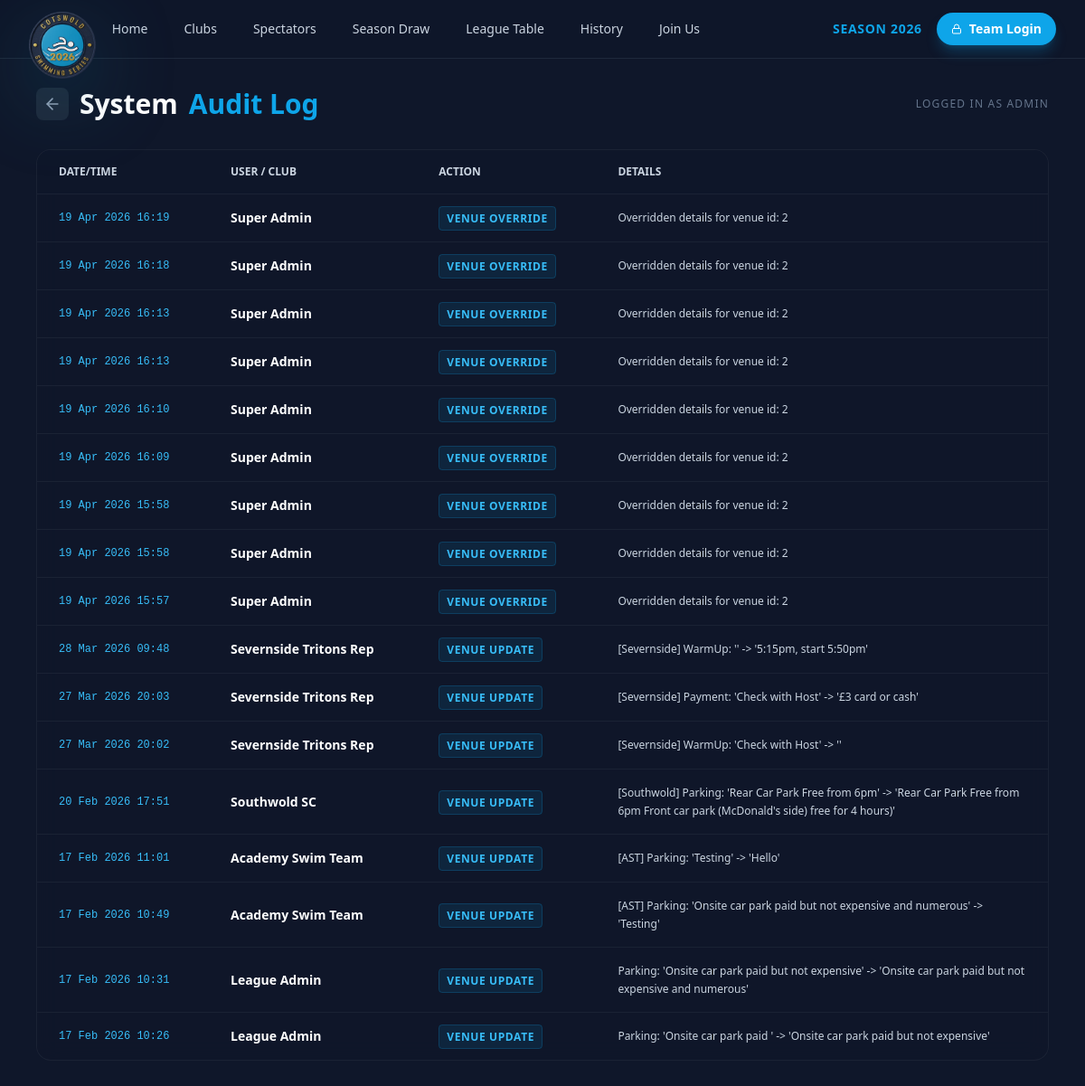
The page /audit_log.php (signed in) on the database its author committed.
### tables this page shows
CREATE TABLE `audit_log` (
  `id` int(11) NOT NULL AUTO_INCREMENT,
  `club_name` varchar(100) NOT NULL,
  `action` varchar(255) NOT NULL,
  `change_details` text NOT NULL,
  `timestamp` datetime DEFAULT current_timestamp(),
  PRIMARY KEY (`id`)
);

### db.php (called while the page is built, shortened)
<?php
function cotswold_config_value(string $key, string $default = ''): string
{
    return $default;
}
$servername = cotswold_config_value('COTSWOLD_DB_HOST', 'localhost');
$username = cotswold_config_value('COTSWOLD_DB_USER', 'root');
$password = cotswold_config_value('COTSWOLD_DB_PASS', '');
$dbname = cotswold_config_value('COTSWOLD_DB_NAME', 'cotswold_league');
try {
    $conn = new mysqli($servername, $username, $password, $dbname);
} catch (mysqli_sql_exception $e) {
    error_log('Database connection failed: ' . $e->getMessage());
    http_response_code(503);
    die('Service temporarily unavailable.');
}
$conn->query("CREATE TABLE IF NOT EXISTS global_settings (
    setting_key VARCHAR(50) PRIMARY KEY,
    setting_value VARCHAR(255) NOT NULL
) ENGINE=InnoDB DEFAULT CHARSET=utf8mb4");
$conn->query("INSERT IGNORE INTO global_settings (setting_key, setting_value) VALUES ('current_season_year', '2026')");
$season_query = $conn->query("SELECT setting_value FROM global_settings WHERE setting_key = 'current_season_year'");
if ($season_query && $row = $season_query->fetch_assoc()) {
    $current_season_year = (int)$row['setting_value'];
} else {
    $current_season_year = 2026;
}
?>

### audit_log.php (the view, shortened to what this page needs)
<?php
include 'db.php';
$logs = [];
$sql = "SELECT * FROM audit_log ORDER BY timestamp DESC";
$result = $conn->query($sql);
if ($result && $result->num_rows > 0) {
    while($row = $result->fetch_assoc()) {
        $logs[] = $row;
    }
}
?>
<!DOCTYPE html>
<html lang="en">
<head>
    <script src="https://cdn.tailwindcss.com"></script>
</head>
<body class="text-white font-sans min-h-screen flex flex-col">
    <?php include 'nav.php'; ?>
    <div class="max-w-6xl mx-auto w-full px-4 py-8 flex-grow">
        <div class="flex items-center justify-between mb-8">
            <h1 class="text-3xl font-bold flex items-center gap-3">
                <a href="admin.php" class="p-2 bg-slate-800 rounded-lg hover:bg-slate-700 transition-colors">
                    <i data-lucide="arrow-left" class="w-5 h-5 text-slate-400"></i>
                </a>
                System <span class="text-sky-500">Audit Log</span>
            </h1>
            <div class="text-end">
                 <p class="text-xs text-slate-500 uppercase tracking-widest">Logged in as Admin</p>
            </div>
        </div>
        <div class="glass-panel rounded-2xl overflow-hidden border border-white/5">
            <div class="overflow-x-auto">
                <table class="w-full text-left text-sm text-slate-400">
                    <thead class="bg-slate-900/50 text-xs uppercase text-slate-300 font-bold border-b border-white/5">
                        <tr>
                            <th class="px-6 py-4">Date/Time</th>
                            <th class="px-6 py-4">User / Club</th>
                            <th class="px-6 py-4">Action</th>
                            <th class="px-6 py-4">Details</th>
                        </tr>
                    </thead>
                    <tbody class="divide-y divide-white/5">
                        <?php if (empty($logs)): ?>
                            <tr>
                                <td colspan="4" class="px-6 py-8 text-center text-slate-500">No activity recorded yet.</td>
                            </tr>
                        <?php else: ?>
                            <?php foreach ($logs as $log): ?>
                                <tr class="hover:bg-white/5 transition-colors">
                                    <td class="px-6 py-4 whitespace-nowrap font-mono text-xs text-sky-400">
                                        <?php echo date('d M Y H:i', strtotime($log['timestamp'])); ?>
                                    </td>
                                    <td class="px-6 py-4 font-bold text-white">
                                        <?php echo htmlspecialchars($log['club_name']); ?>
                                    </td>
                                    <td class="px-6 py-4">
                                        <span class="bg-sky-500/10 text-sky-400 px-2 py-1 rounded text-xs font-bold uppercase tracking-wider border border-sky-500/20">
                                            <?php echo htmlspecialchars($log['action']); ?>
                                        </span>
                                    </td>
                                    <td class="px-6 py-4 text-slate-300 text-xs leading-relaxed max-w-md">
                                        <?php echo htmlspecialchars($log['change_details']); ?>
                                    </td>
                                </tr>
                            <?php endforeach; ?>
                        <?php endif; ?>
                    </tbody>
                </table>
            </div>
        </div>
    </div>
</body>
</html>

### nav.php (shortened to what this page needs)
<?php
$currentScript = basename($_SERVER['SCRIPT_NAME'] ?? '');
$enableLogoFlair = $currentScript !== 'index.php';
$navSeasonYear = isset($current_season_year) ? (int)$current_season_year : 2026;
?>
<nav class="border-b border-slate-800 bg-slate-900/95 backdrop-blur-md sticky top-0 z-50 print:hidden">
    <div class="max-w-7xl mx-auto px-4 sm:px-6 lg:px-8">
        <div class="flex items-center justify-between h-16">
            <div class="flex items-center">
                <a href="index" class="league-logo-link<?php echo $enableLogoFlair ? ' league-logo-fx' : ''; ?>">
                    <img class="h-10 w-auto league-logo-img" src="images/league-logo.svg" alt="Cotswold League">
                </a>
                <div class="hidden md:block">
                    <div class="ml-10 flex items-baseline space-x-4">
                        <a href="index"
                            class="text-slate-300 hover:text-white px-3 py-2 rounded-md text-sm font-medium transition-colors">Home</a>
                        <a href="clubs"
                            class="text-slate-300 hover:text-white px-3 py-2 rounded-md text-sm font-medium transition-colors">Clubs</a>
                        <a href="spectators"
                            class="text-slate-300 hover:text-white px-3 py-2 rounded-md text-sm font-medium transition-colors">Spectators</a>
                        <a href="season-draw"
                            class="text-slate-300 hover:text-white px-3 py-2 rounded-md text-sm font-medium transition-colors">Season Draw</a>
                        <a href="table"
                            class="text-slate-300 hover:text-white px-3 py-2 rounded-md text-sm font-medium transition-colors">League
                            Table</a>
                        <a href="history"
                            class="text-slate-300 hover:text-white px-3 py-2 rounded-md text-sm font-medium transition-colors">History</a>
                        <a href="join"
                            class="text-slate-300 hover:text-white px-3 py-2 rounded-md text-sm font-medium transition-colors">Join
                            Us</a>
                    </div>
                </div>
            </div>
            <div class="flex items-center gap-4">
                <div class="hidden sm:block text-sky-500 font-bold text-sm tracking-wider uppercase">Season <?php echo $navSeasonYear; ?></div>
                <a href="admin"
                    class="hidden md:inline-flex items-center gap-2 rounded-full bg-sky-500 px-4 py-2 text-sm font-semibold text-white shadow-lg shadow-sky-500/25 transition-all hover:bg-sky-400 hover:shadow-sky-400/30 hover:-translate-y-0.5 focus:outline-none focus:ring-2 focus:ring-sky-300 focus:ring-offset-2 focus:ring-offset-slate-900">
                    <i data-lucide="lock" class="w-3 h-3"></i> Team Login
                </a>
            </div>
        </div>
    </div>
</nav>

### audit_log.php (style rules this page uses)
body { background-color: #0f172a; }
.glass-panel { background: rgba(15, 23, 42, 0.8); -webkit-backdrop-filter: blur(12px); backdrop-filter: blur(12px); border: 1px solid rgba(255, 255, 255, 0.05); }

### nav.php (style rules this page uses)
.league-logo-link { display: inline-flex; align-items: center; }
.league-logo-fx .league-logo-img { transform-origin: left center; transition: transform 550ms cubic-bezier(0.22, 1, 0.36, 1), filter 350ms ease; will-change: transform, filter; }
.league-logo-fx:not(.is-compact) .league-logo-img { transform: translateY(18px) scale(1.85); filter: drop-shadow(0 12px 24px rgba(14, 116, 144, 0.35)); }

### rows shown on the page
audit_log: timestamp "19 Apr 2026 16:19", club_name "Super Admin", action "VENUE OVERRIDE", change_details "Overridden details for venue id: 2"
audit_log: timestamp "19 Apr 2026 16:18", club_name "Super Admin", action "VENUE OVERRIDE", change_details "Overridden details for venue id: 2"
audit_log: timestamp "19 Apr 2026 16:13", club_name "Super Admin", action "VENUE OVERRIDE", change_details "Overridden details for venue id: 2"
audit_log: timestamp "19 Apr 2026 16:13", club_name "Super Admin", action "VENUE OVERRIDE", change_details "Overridden details for venue id: 2"
audit_log: timestamp "19 Apr 2026 16:10", club_name "Super Admin", action "VENUE OVERRIDE", change_details "Overridden details for venue id: 2"
audit_log: timestamp "19 Apr 2026 16:09", club_name "Super Admin", action "VENUE OVERRIDE", change_details "Overridden details for venue id: 2"
audit_log: timestamp "19 Apr 2026 15:58", club_name "Super Admin", action "VENUE OVERRIDE", change_details "Overridden details for venue id: 2"
audit_log: timestamp "19 Apr 2026 15:58", club_name "Super Admin", action "VENUE OVERRIDE", change_details "Overridden details for venue id: 2"
audit_log: timestamp "19 Apr 2026 15:57", club_name "Super Admin", action "VENUE OVERRIDE", change_details "Overridden details for venue id: 2"
audit_log: timestamp "28 Mar 2026 09:48", club_name "Severnside Tritons Rep", action "VENUE UPDATE", change_details "[Severnside] WarmUp: '' -> '5:15pm, start 5:50pm'"
audit_log: timestamp "27 Mar 2026 20:03", club_name "Severnside Tritons Rep", action "VENUE UPDATE", change_details "[Severnside] Payment: 'Check with Host' -> '£3 card or cash'"
audit_log: timestamp "27 Mar 2026 20:02", club_name "Severnside Tritons Rep", action "VENUE UPDATE", change_details "[Severnside] WarmUp: 'Check with Host' -> ''"
audit_log: timestamp "20 Feb 2026 17:51", club_name "Southwold SC", action "VENUE UPDATE", change_details "[Southwold] Parking: 'Rear Car Park Free from 6pm' -> 'Rear Car Park Free from 6pm Front car park (McDonald's side) free for 4 hours)'"
audit_log: timestamp "17 Feb 2026 11:01", club_name "Academy Swim Team", action "VENUE UPDATE", change_details "[AST] Parking: 'Testing' -> 'Hello'"
audit_log: timestamp "17 Feb 2026 10:49", club_name "Academy Swim Team", action "VENUE UPDATE", change_details "[AST] Parking: 'Onsite car park paid but not expensive and numerous' -> 'Testing'"
audit_log: timestamp "17 Feb 2026 10:31", club_name "League Admin", action "VENUE UPDATE", change_details "Parking: 'Onsite car park paid but not expensive' -> 'Onsite car park paid but not expensive and numerous'"
audit_log: timestamp "17 Feb 2026 10:26", club_name "League Admin", action "VENUE UPDATE", change_details "Parking: 'Onsite car park paid ' -> 'Onsite car park paid but not expensive'"

### other values the page prints
$navSeasonYear "2026"
